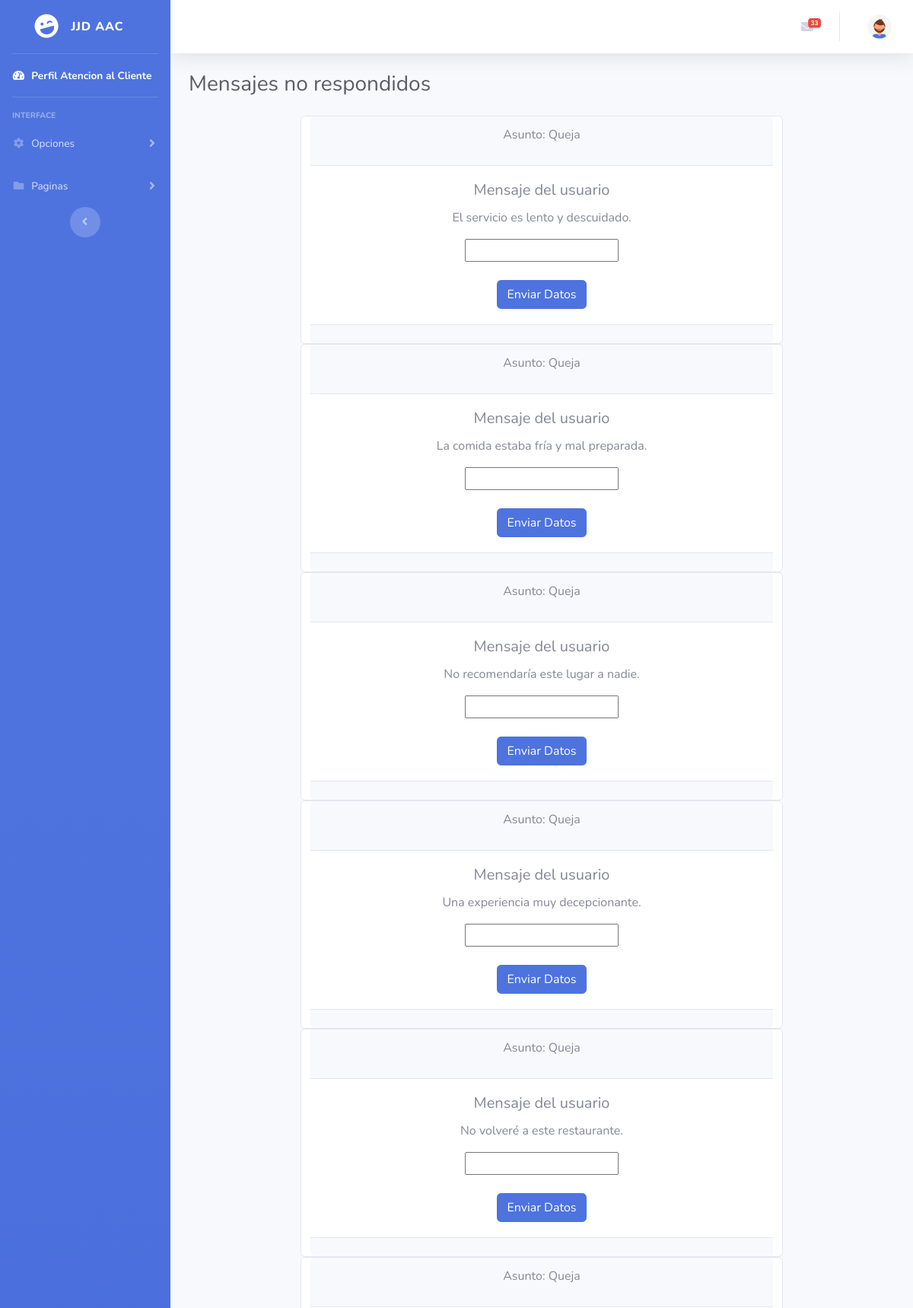
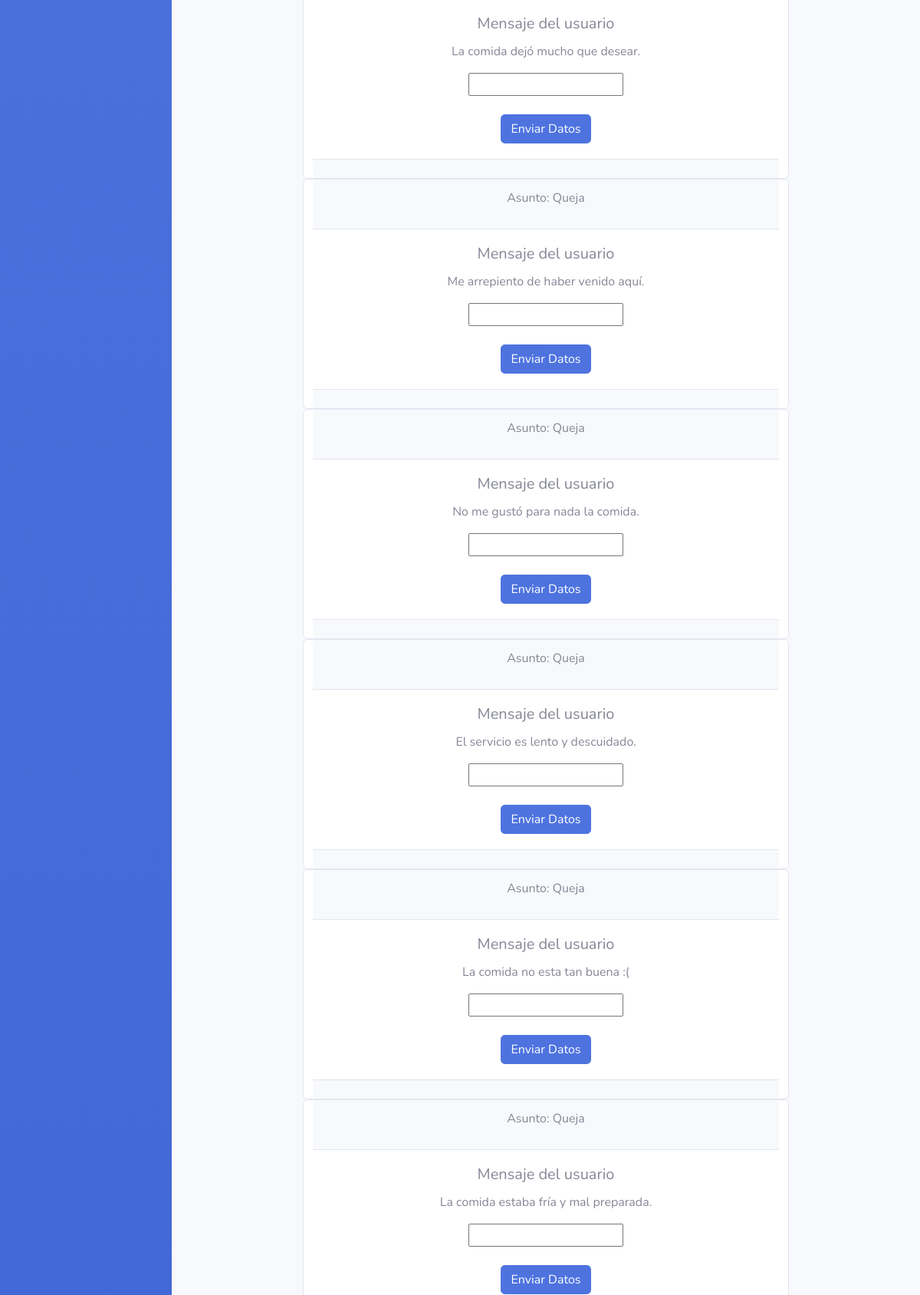
The app's page /Recursos-humanos/men_no_res.php (signed in, upper part) with its own data (2 pictures, top to bottom).
### tables this page shows
CREATE TABLE `mensajes` (
  `id` int(11) NOT NULL,
  `id_mensaje` int(11) NOT NULL,
  `Asunto` varchar(45) NOT NULL,
  `mensaje` varchar(100) NOT NULL,
  `fecha` varchar(200) NOT NULL,
  `estado` int(11) NOT NULL
);

### Recursos-humanos/men_no_res.php (the view, shortened to what this page needs)
<?php require_once "vistas/parte_superior.php" ?>
                <div class="container-fluid">
                    <div class="d-sm-flex align-items-center justify-content-between mb-4">
                        <h1 class="h3 mb-0 text-gray-800">Mensajes no respondidos</h1>
                    </div>
                    <div class="row">
                        <?php
                  $consulta = "SELECT * FROM mensajes";
                  $conexion = mysqli_connect("localhost","root","","jjd-food");
                  $resultado = mysqli_query($conexion, $consulta);
                  while ($Datos = mysqli_fetch_array($resultado)) {
                  $id_men = $Datos[1];
                  if ($Datos[5]== 0) {
                    ?>
                    <div class="card text-center mx-auto col-8">
                    <div class="card-header">
                    <p>Asunto: <?php echo $Datos[2]?></p>
                    </div>
                    <div class="card-body">
                        <h5 class="card-title"><?php echo "Mensaje del usuario";?></h5>
                        <p class="card-text"> <?php echo $Datos[3]?></p>
                        <form action="validar.php?id_res=<?php echo $id_men?>" method="post">
                        <input type="text" name="respuesta" required>
                        <br>
                        <br>
                        <button type="submit" name="res" class="btn btn-primary">Enviar Datos</button>
                        </form>
                    </div>
                    <div class="card-footer text-muted">
                    </div>
                    </div>
                    <?php
                   }
                  }
                   ?>
                    </div>
                </div>
                <?php require_once "vistas/parte_inferior.php" ?>

### records on screen
mensajes: Asunto "Queja", mensaje "El servicio es lento y descuidado."
mensajes: Asunto "Queja", mensaje "La comida estaba fría y mal preparada."
mensajes: Asunto "Queja", mensaje "No recomendaría este lugar a nadie."
mensajes: Asunto "Queja", mensaje "Una experiencia muy decepcionante."
mensajes: Asunto "Queja", mensaje "No volveré a este restaurante."
mensajes: Asunto "Queja", mensaje "La comida dejó mucho que desear."
mensajes: Asunto "Queja", mensaje "Me arrepiento de haber venido aquí."
mensajes: Asunto "Queja", mensaje "No me gustó para nada la comida."
mensajes: Asunto "Queja", mensaje "El servicio es lento y descuidado."
mensajes: Asunto "Queja", mensaje "La comida no esta tan buena :("
mensajes: Asunto "Queja", mensaje "La comida estaba fría y mal preparada."

### other values on screen
$mensajes[0] "33"
